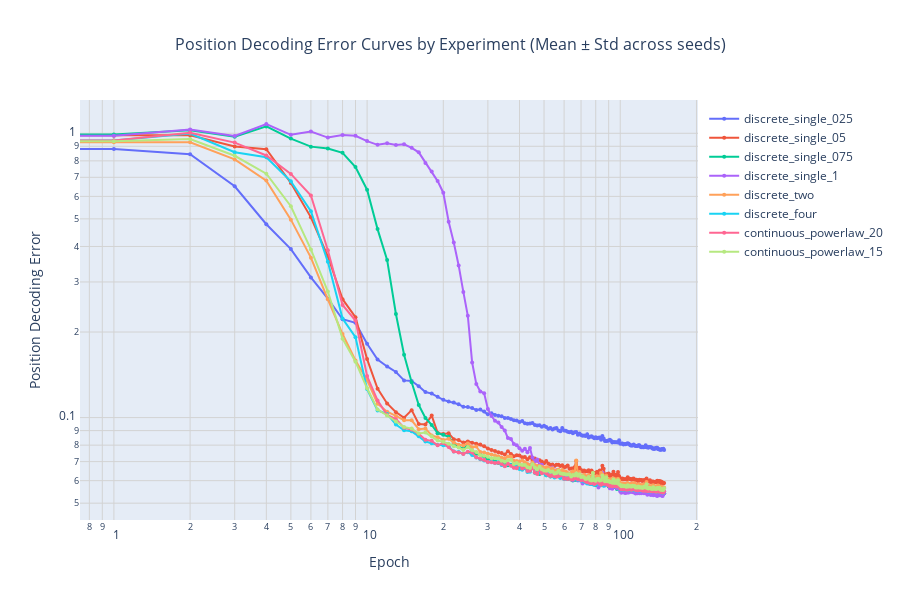

Notebook cell for this chart:
### Code cell
plot_decoding_error_curves_by_experiment_plotly(
    models, save_html="decoding_error_curves.html", log_x=True, log_y=True
)

### Figure 1 — Plotly figure (JSON) as saved in the notebook; plotly's stock layout.template omitted (floating-point values rounded to 4 significant figures; data arrays with more than 128 entries replaced by an {"elided": "..."} marker saying what was removed)
{"data": [{"fill": "toself", "fillcolor": "rgba(99, 110, 250, 0.3)", "hoverinfo": "skip", "line": {"color": "rgba(255,255,255,0)"}, "name": "discrete_single_025 ± std", "showlegend": false, "type": "scatter", "x": {"elided": "300 int values"}, "y": {"elided": "300 float values"}}, {"hovertemplate": "<b>discrete_single_025</b><br>Epoch: %{x}<br>Mean Error: %{y:.4f}<br>Seeds: 1<br><extra></extra>", "line": {"color": "#636EFA", "width": 2}, "marker": {"size": 4}, "mode": "lines+markers", "name": "discrete_single_025", "type": "scatter", "x": {"elided": "150 int values"}, "y": {"elided": "150 float values"}}, {"fill": "toself", "fillcolor": "rgba(239, 85, 59, 0.3)", "hoverinfo": "skip", "line": {"color": "rgba(255,255,255,0)"}, "name": "discrete_single_05 ± std", "showlegend": false, "type": "scatter", "x": {"elided": "300 int values"}, "y": {"elided": "300 float values"}}, {"hovertemplate": "<b>discrete_single_05</b><br>Epoch: %{x}<br>Mean Error: %{y:.4f}<br>Seeds: 1<br><extra></extra>", "line": {"color": "#EF553B", "width": 2}, "marker": {"size": 4}, "mode": "lines+markers", "name": "discrete_single_05", "type": "scatter", "x": {"elided": "150 int values"}, "y": {"elided": "150 float values"}}, {"fill": "toself", "fillcolor": "rgba(0, 204, 150, 0.3)", "hoverinfo": "skip", "line": {"color": "rgba(255,255,255,0)"}, "name": "discrete_single_075 ± std", "showlegend": false, "type": "scatter", "x": {"elided": "300 int values"}, "y": {"elided": "300 float values"}}, {"hovertemplate": "<b>discrete_single_075</b><br>Epoch: %{x}<br>Mean Error: %{y:.4f}<br>Seeds: 1<br><extra></extra>", "line": {"color": "#00CC96", "width": 2}, "marker": {"size": 4}, "mode": "lines+markers", "name": "discrete_single_075", "type": "scatter", "x": {"elided": "150 int values"}, "y": {"elided": "150 float values"}}, {"fill": "toself", "fillcolor": "rgba(171, 99, 250, 0.3)", "hoverinfo": "skip", "line": {"color": "rgba(255,255,255,0)"}, "name": "discrete_single_1 ± std", "showlegend": false, "type": "scatter", "x": {"elided": "300 int values"}, "y": {"elided": "300 float values"}}, {"hovertemplate": "<b>discrete_single_1</b><br>Epoch: %{x}<br>Mean Error: %{y:.4f}<br>Seeds: 1<br><extra></extra>", "line": {"color": "#AB63FA", "width": 2}, "marker": {"size": 4}, "mode": "lines+markers", "name": "discrete_single_1", "type": "scatter", "x": {"elided": "150 int values"}, "y": {"elided": "150 float values"}}, {"fill": "toself", "fillcolor": "rgba(255, 161, 90, 0.3)", "hoverinfo": "skip", "line": {"color": "rgba(255,255,255,0)"}, "name": "discrete_two ± std", "showlegend": false, "type": "scatter", "x": {"elided": "300 int values"}, "y": {"elided": "300 float values"}}, {"hovertemplate": "<b>discrete_two</b><br>Epoch: %{x}<br>Mean Error: %{y:.4f}<br>Seeds: 1<br><extra></extra>", "line": {"color": "#FFA15A", "width": 2}, "marker": {"size": 4}, "mode": "lines+markers", "name": "discrete_two", "type": "scatter", "x": {"elided": "150 int values"}, "y": {"elided": "150 float values"}}, {"fill": "toself", "fillcolor": "rgba(25, 211, 243, 0.3)", "hoverinfo": "skip", "line": {"color": "rgba(255,255,255,0)"}, "name": "discrete_four ± std", "showlegend": false, "type": "scatter", "x": {"elided": "300 int values"}, "y": {"elided": "300 float values"}}, {"hovertemplate": "<b>discrete_four</b><br>Epoch: %{x}<br>Mean Error: %{y:.4f}<br>Seeds: 1<br><extra></extra>", "line": {"color": "#19D3F3", "width": 2}, "marker": {"size": 4}, "mode": "lines+markers", "name": "discrete_four", "type": "scatter", "x": {"elided": "150 int values"}, "y": {"elided": "150 float values"}}, {"fill": "toself", "fillcolor": "rgba(255, 102, 146, 0.3)", "hoverinfo": "skip", "line": {"color": "rgba(255,255,255,0)"}, "name": "continuous_powerlaw_20 ± std", "showlegend": false, "type": "scatter", "x": {"elided": "300 int values"}, "y": {"elided": "300 float values"}}, {"hovertemplate": "<b>continuous_powerlaw_20</b><br>Epoch: %{x}<br>Mean Error: %{y:.4f}<br>Seeds: 1<br><extra></extra>", "line": {"color": "#FF6692", "width": 2}, "marker": {"size": 4}, "mode": "lines+markers", "name": "continuous_powerlaw_20", "type": "scatter", "x": {"elided": "150 int values"}, "y": {"elided": "150 float values"}}, {"fill": "toself", "fillcolor": "rgba(182, 232, 128, 0.3)", "hoverinfo": "skip", "line": {"color": "rgba(255,255,255,0)"}, "name": "continuous_powerlaw_15 ± std", "showlegend": false, "type": "scatter", "x": {"elided": "300 int values"}, "y": {"elided": "300 float values"}}, {"hovertemplate": "<b>continuous_powerlaw_15</b><br>Epoch: %{x}<br>Mean Error: %{y:.4f}<br>Seeds: 1<br><extra></extra>", "line": {"color": "#B6E880", "width": 2}, "marker": {"size": 4}, "mode": "lines+markers", "name": "continuous_powerlaw_15", "type": "scatter", "x": {"elided": "150 int values"}, "y": {"elided": "150 float values"}}], "layout": {"height": 600, "hovermode": "x unified", "legend": {"x": 1.01, "xanchor": "left", "y": 0.99, "yanchor": "top"}, "margin": {"r": 150}, "title": {"font": {"size": 16}, "text": "Position Decoding Error Curves by Experiment (Mean ± Std across seeds)", "x": 0.5}, "width": 900, "xaxis": {"gridcolor": "LightGray", "gridwidth": 1, "showgrid": true, "title": {"text": "Epoch"}, "type": "log"}, "yaxis": {"gridcolor": "LightGray", "gridwidth": 1, "showgrid": true, "title": {"text": "Position Decoding Error"}, "type": "log"}}}
